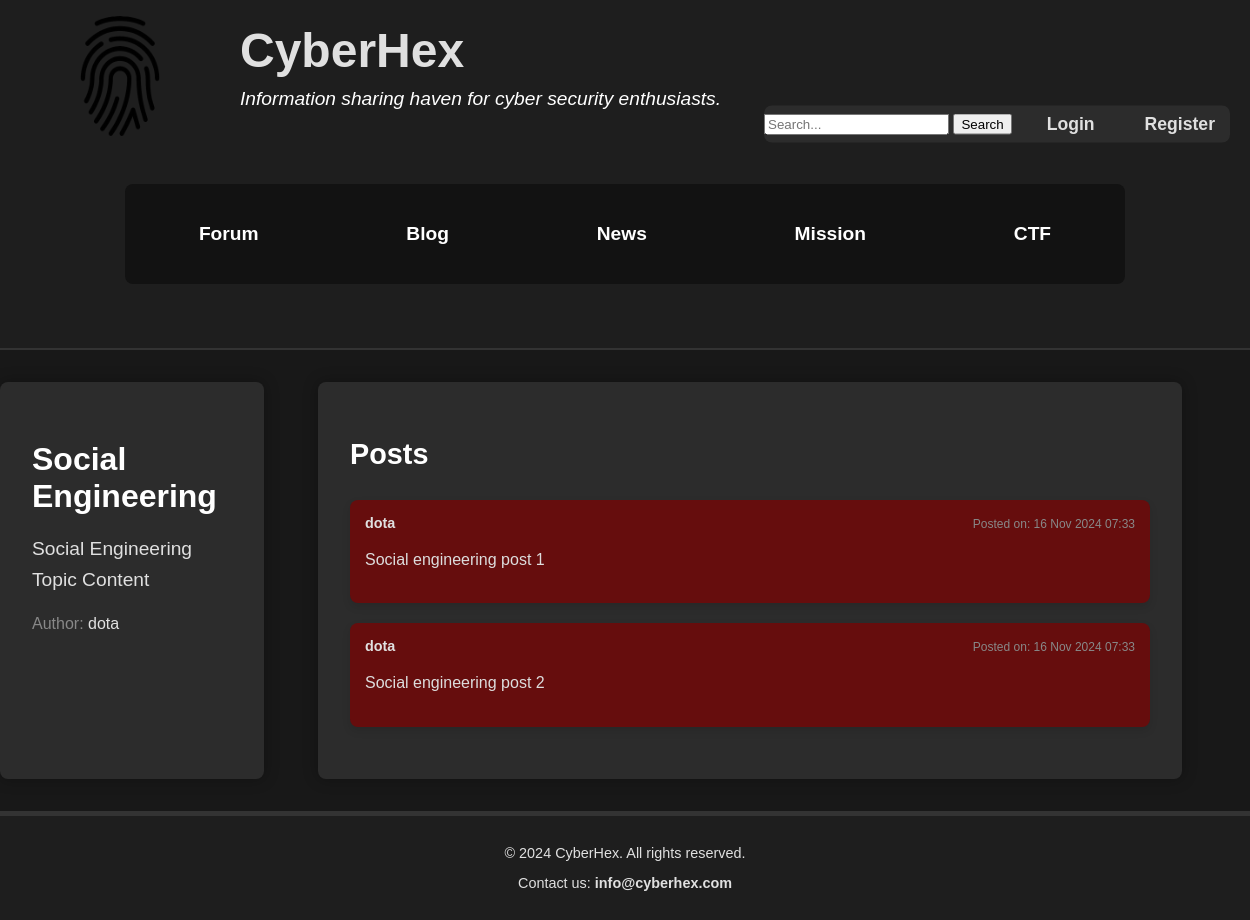
The page /topic/Social Engineering/ on the database its author committed.
### discussion_forum/models.py (models this page shows, shortened)
class Topic(models.Model):
    title = models.CharField(max_length=200)
    content = models.TextField()
    category = models.ForeignKey(Category, related_name="topics", on_delete=models.CASCADE)
    author = models.ForeignKey(User, related_name="topics", on_delete=models.CASCADE)
    created_at = models.DateTimeField(auto_now_add=True)

class Post(models.Model):
    topic = models.ForeignKey(Topic, related_name="posts", on_delete=models.CASCADE)
    author = models.ForeignKey(User, related_name="posts", on_delete=models.CASCADE)
    content = models.TextField()
    created_at = models.DateTimeField(auto_now_add=True)

### user_accounts/models.py (models this page shows, shortened)
class User(AbstractUser):
    bio = models.TextField(blank=True)
    birth_date = models.DateField(null=True, blank=True)
    post_count = models.PositiveIntegerField(default=0)
    like_count = models.PositiveIntegerField(default=0)
    comment_count = models.PositiveIntegerField(default=0)
    level = models.CharField(max_length=50, blank=True)

### discussion_forum/views.py (the view)
# urls.py: path('topic/<str:topic_title>/', views.topic_detail, name='topic_detail'),
def topic_detail(request, topic_title):
    topic = get_object_or_404(Topic, title=topic_title)
    posts = topic.posts.all()
    return render(request, 'discussion_forum/topic_detail.html', {
        'topic': topic,
        'posts': posts,
    })

### discussion_forum/templates/discussion_forum/topic_detail.html
{% extends 'layout.html' %} {% load static %} {% block content %}
<main>
  <section class="topic-details">
    <div class="topic-header">
      <h2>{{ topic.title }}</h2>
      <p class="topic-content">{{ topic.content }}</p>
      <p class="topic-author">
        Author: <span>{{ topic.author.username }}</span>
      </p>
    </div>
  </section>
  <section class="posts-section">
    <h2>Posts</h2>
    <ul class="posts-list">
      {% for post in posts %}
      <li class="post-card">
        <div class="post-header">
          <p><strong>{{ post.author.username }}</strong></p>
          <p>
            <small>Posted on: {{ post.created_at|date:"d M Y H:i" }}</small>
          </p>
        </div>
        <p class="post-content">{{ post.content }}</p>
      </li>
      {% empty %}
      <li class="no-posts">No posts available for this topic.</li>
      {% endfor %}
    </ul>
  </section>
</main>
{% endblock %}

### static/css/style.css (style rules this page uses)
body { font-family: "Arial", sans-serif; background-color: #181818; color: #e0e0e0; margin: 0; padding: 0; display: grid; grid-template-rows: auto 1fr auto; grid-template-areas: "header" "main" "footer"; }
main { display: grid; grid-template-columns: 1fr 4fr; grid-template-areas: "sidebar content"; }
.topic-details { background-color: #2c2c2c; padding: 2em; border-radius: 8px; margin: 2em auto; width: 80%; box-shadow: 0 0 15px rgba(0, 0, 0, 0.3); }
.topic-header h2 { font-size: 2em; margin-bottom: 0.5em; color: #fff; }
.topic-content { font-size: 1.2em; line-height: 1.6; margin-bottom: 1em; }
.topic-author { font-size: 1em; color: #888; }
.topic-author span { color: #e0e0e0; }
.posts-section { background-color: #2c2c2c; padding: 2em; border-radius: 8px; margin: 2em auto; width: 80%; box-shadow: 0 0 15px rgba(0, 0, 0, 0.3); }
.posts-section h2 { font-size: 1.8em; margin-bottom: 1em; color: #fff; }
.posts-list { list-style-type: none; padding: 0; }
.post-card { background-color: #333; border-radius: 8px; margin-bottom: 1.5em; padding: 1em; box-shadow: 0 0 10px rgba(0, 0, 0, 0.2); }
.post-header { display: flex; justify-content: space-between; margin-bottom: 1em; font-size: 0.9em; color: #888; }
.post-header p { margin: 0; }
.post-header strong { color: #e0e0e0; }
.post-content { font-size: 1em; color: #ddd; line-height: 1.6; }
.post-card { background-color: #660d0d; padding: 15px; border-radius: 8px; box-shadow: 0 4px 8px rgba(0, 0, 0, 0.1); margin-bottom: 20px; }

### rows shown on the page
Topic: title "Social Engineering", content "Social Engineering Topic Content", author.username "dota"
Post: author.username "dota", created_at "16 Nov 2024 07:33", content "Social engineering post 1"
Post: author.username "dota", created_at "16 Nov 2024 07:33", content "Social engineering post 2"
